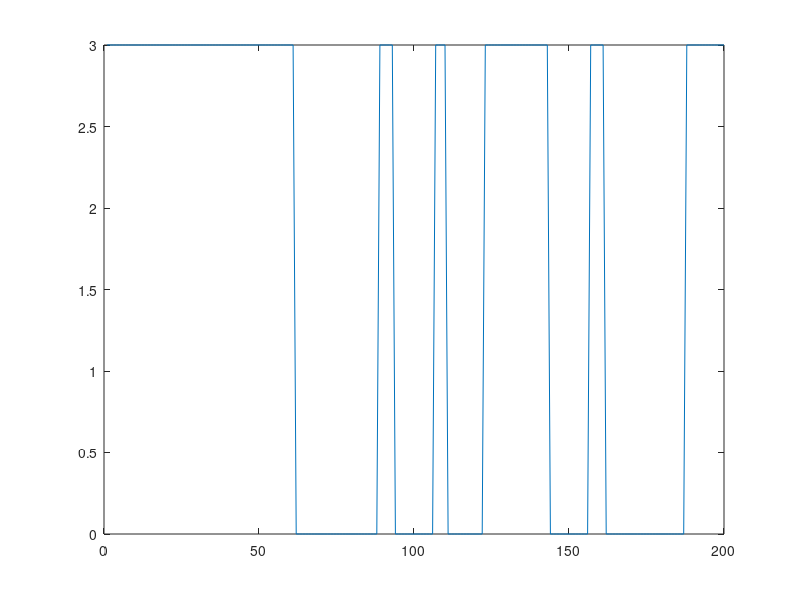

Here is the MATLAB script that generated this plot:
Array=csvread('datalog-420.csv');
col1 = Array(:, 1);
col2 = Array(:, 2);
%plot(col1, col2)
plot(col1, 3 * round(col2 / max(col2)))